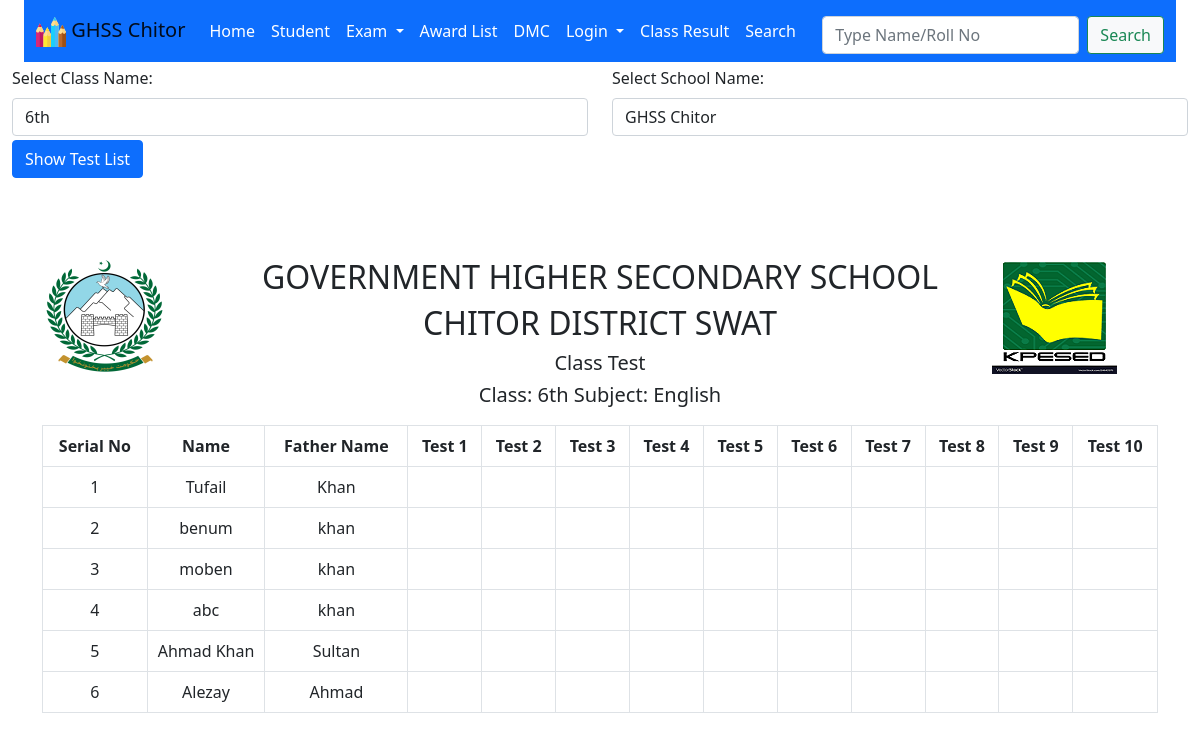
Page /class_test.php on the earlier database version.
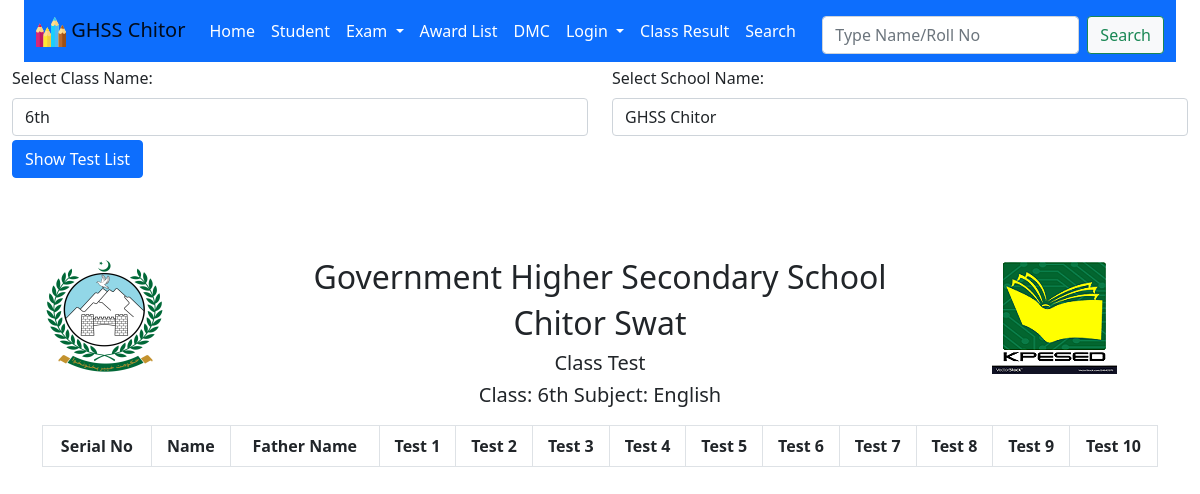
Same page on the later database version.
### tables this page shows
CREATE TABLE `students_info` (
  `Roll_No` int(11) NOT NULL,
  `Name` varchar(30) NOT NULL,
  `FName` varchar(30) NOT NULL,
  `Gender` enum('Male','Female') NOT NULL DEFAULT 'Male',
  `Dob` date DEFAULT NULL,
  `Mobile_No` varchar(12) NOT NULL DEFAULT '03',
  `Admission_Date` date DEFAULT NULL,
  `Admission_No` int(6) DEFAULT NULL,
  `Admission_No_High` int(6) DEFAULT 0,
  `Father_Cnic` varchar(15) DEFAULT NULL,
  `Student_Form_B` varchar(15) DEFAULT NULL,
  `School` varchar(30) NOT NULL DEFAULT 'GHSS CHITOR',
  `Class` enum('5th','6th A','6th B','7th','8th A','8th B','8th','10th A','10th B','9th A','9th B','6th','7th A','7th B','4th','11th','8th C','8th M','8th S','7th F','6th F','6th P','5th K','5th C') NOT NULL,
  `Class_Position` varchar(20) DEFAULT NULL,
  `Status` int(11) NOT NULL DEFAULT 1,
  `Class_No` int(3) DEFAULT NULL,
  `Graduation_Year` year(4) NOT NULL DEFAULT 0000,
  `Address` varchar(250) NOT NULL
);

### config.php (called while the page is built, shortened)
<?php
require_once 'sand_box.php';
if (isset($_SESSION['user'])) {
    $account_id=$_SESSION['user'];
    $account_id=Validate_input($account_id);
} else {
    $guest=Select_Single_Column_Array_data(
        "Id", "employees", "Name", "'Guest'"
    );
     $account_id=$guest[0];
}
$selected_school_id_array=Select_Single_Column_Array_data(
    "Selected_School_Id", "setting", "User_Id", "$account_id"
);
 $selected_school_id=$selected_school_id_array[0];
$school_names=Select_Single_Column_Array_data(
    "Name", "schools", "Id", "$selected_school_id"
);
$selected_class_id_array=Select_Single_Column_Array_data(
    "Selected_Class_Id", "setting", "User_Id", "$account_id"
);
 $selected_class_id=$selected_class_id_array[0];
$class_names=Select_Single_Column_Array_data(
    "Name", "school_classes", "Id", "$selected_class_id"
);
 $SCHOOL_NAME = $school_names[0];
 $msg_value=Select_Single_Column_Array_data(
  "Msg", "header_msgs", "Id", "2"
);
$SCHOOL_FULL_NAME = $msg_value[0];
 $msg_value=Select_Single_Column_Array_data(
  "Msg", "header_msgs", "Id", "3"
);
 $SCHOOL_LOCATION = $msg_value[0];
 $CLASS_NAME = $class_names[0];
?>

### class_test.php (the view, shortened to what this page needs)
<?php
require_once 'sand_box.php';
$link=$LINK;
Page_header('Class Test');
?>
</head>
<body>
<div class="container-fluid">
  <form class="no-print" action="#" method="GET" >
    <div class="row">
      <?php
        $selected_class=$CLASS_NAME;
        $selected_school=$SCHOOL_NAME;
        select_class($selected_class);
        select_school($selected_school);
        ?>
      </div>
      <button type="submit" name="submit" class="btn btn-primary mt-1">
        Show Test List
      </button>
    </form>
  </div>
<?php
if (isset($_GET['submit'])) {
    $class_name=$_GET['class_exam'];
    $class_name=Validate_input($class_name);
    $school_name=$_GET['school'];
    $school_name=Validate_input($school_name);
} else {
    $class_name=$CLASS_NAME;
}
?>
<div class="container">
    <div class="row m-t-1">
        <div class="log col-sm-2">
            <img src="./images/khyber.png" alt="khyber">
        </div>
        <div class="header text-center col-sm-8">
          <h2><?php echo $SCHOOL_FULL_NAME; ?> </h2>
          <h2><?php echo  $SCHOOL_LOCATION; ?>  </h2>
            <h5>Class Test </h5>
            <h5> Class: <?php echo $class_name; ?>
                Subject: English
            </h5>
        </div>
        <div class="logo2 col-sm-2">
        <img src="./images/kpesed.png" alt="kpesed.png">
        </div>
    </div>
</div>
<div class="container">
    <table class="table table-bordered" id="award-list">
        <thead>
    <tr>
        <th>Serial No</th>
        <th>Name </th>
        <th>Father Name</th>
         <th>Test 1</th>
         <th>Test 2</th>
         <th>Test 3</th>
         <th>Test 4</th>
         <th>Test 5</th>
         <th>Test 6</th>
         <th>Test 7</th>
         <th>Test 8</th>
         <th>Test 9</th>
         <th>Test 10</th>
    </tr>
</thead>
        <?php
        $q="Select * from students_info WHERE
        Class='$class_name'
        AND
        School='GHSS CHITOR'
        AND
        Status='1'
        Order by
        Roll_No ASC";
        $qr = mysqli_query($link, $q) or die('Error in Q 1'.mysqli_error($link));
        $i=1;
        while ($qfa=mysqli_fetch_assoc($qr)) {
            echo  '<tr>
            <td>'.$i. '</td>
            <td>'.$qfa['Name']. '</td>
            <td>'.$qfa['FName']. '</td>';
            for ($num=1;$num<=10;$num++) {
                echo '<td> </td>';
            }
             echo '</tr>';
            $i++;
        }
        ?>
    </table>
</div>
<?php page_close(); ?>

### sand_box.php (shortened to what this page needs)
<?php
  require_once 'config.php';
  $link=$LINK;
function Page_header($page_name)
{
    echo '<!DOCTYPE html>
<html lang="en">
  <head>
    <title>'.$page_name.'</title>
    <meta charset="utf-8">
    <meta name="viewport" content="width=device-width, initial-scale=1">
    <link rel="stylesheet" href="css/bootstrap.min.css">
    <link rel="stylesheet" href="css/style.css">
    <link rel="stylesheet" href="css/bootstrap-icons.css">
    <link rel="stylesheet" href="css/print.css" media="print">
    <link rel="icon" type="image/png" sizes="16x16" href="images/favicon.ico">
    ';
}
function Page_close()
{
   echo " </body>
	</html>";
}
function Select_Column_data($table_name,$column_name,$where_column,$where_value)
{
    global $link;
    $query = "SELECT $column_name from $table_name
    WHERE $where_column='$where_value'";
    $query_result=mysqli_query($link, $query) or die("Error in this query. $query");
    $query_result_value=mysqli_fetch_assoc($query_result);
    return $query_result_value;
}
function Select_Single_Column_Array_data(
    $column_name,$table_name,$where_column,$where_value
) {
    $q="SELECT $column_name from $table_name WHERE $where_column=$where_value";
    global $link;
    $exe=mysqli_query($link, $q);
    $data=[];
    while ($exer=mysqli_fetch_assoc($exe)) {
        $value=$exer[$column_name];
        array_push($data, $value);
    }
    return $data;
}
function Select_class($selected_class)
{
    global $SCHOOL_NAME;
    $school_name=$SCHOOL_NAME;
    $school_id=Convert_School_Name_To_id($school_name);
    $class_names_array=Select_Single_Column_Array_data(
        "Name", "school_classes", "School_Id", "$school_id"
    );
    echo "
<div class='form-group col-md-6'>
	<label for='class_exam' class='form-label'>Select Class Name: </label>
              <select class='form-control' name='class_exam' id='class_name'
               required onchange='view_existing_subjects()' >
                <option value=''>Select Class </option>";
    for ($i=0;$i<count($class_names_array);$i++) {
        echo "<option value='$class_names_array[$i]'";
        if ($selected_class==$class_names_array[$i]) {
               echo " selected";
        }
        echo"> $class_names_array[$i] </option> ";
    }
    echo "   </select>
      </div>
";
}
function Select_school($selected_school)
{
    $school_names_array=Select_Single_Column_Array_data(
        "Name", "schools", "Status", "1"
    );
    echo "
	<div class='form-group col-md-6'>
		<label for='school' class='form-label'>Select School Name: </label>
              <select class='form-control' name='school' id='school_name'
               required onchange='view_existing_school_classes()'>
                <option value=''>Select School </option>";
    for ($i=0;$i<count($school_names_array);$i++) {
        echo "<option value='$school_names_array[$i]'";
        if ($selected_school==$school_names_array[$i]) {
            echo " selected";
        }
            echo"> $school_names_array[$i] </option> ";
    }
        echo "   </select>
    </div>
             ";
}
function Convert_School_Name_To_id($school_name)
{
    $data2[]=Select_Column_data("schools", "Id", "Name", $school_name);
    return  $school_id=$data2[0]['Id'];
}
?>

### css/style.css (style rules this page uses)
table { text-align: center; margin: 10px auto; width: 90%; }
.text-center { text-align: center; }
.m-t-1 { margin-top:80px; }
a { text-decoration: none; }
nav ul li a { color: white !important; }
table td { max-width: 100px; }

Differences in the rows shown:
removed students_info: Name "Tufail", FName "Khan"
removed students_info: Name "benum", FName "khan"
removed students_info: Name "moben", FName "khan"
removed students_info: Name "abc", FName "khan"
removed students_info: Name "Ahmad Khan", FName "Sultan"
removed students_info: Name "Alezay", FName "Ahmad"
Other differences:
$SCHOOL_FULL_NAME: "GOVERNMENT HIGHER SECONDARY SCHOOL" → "Government Higher Secondary School"
$SCHOOL_LOCATION: "CHITOR DISTRICT SWAT" → "Chitor Swat"
